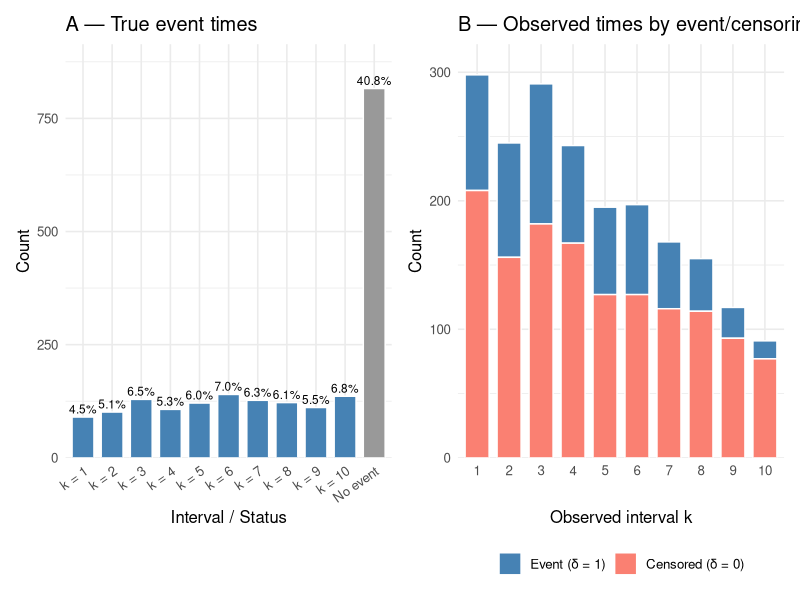
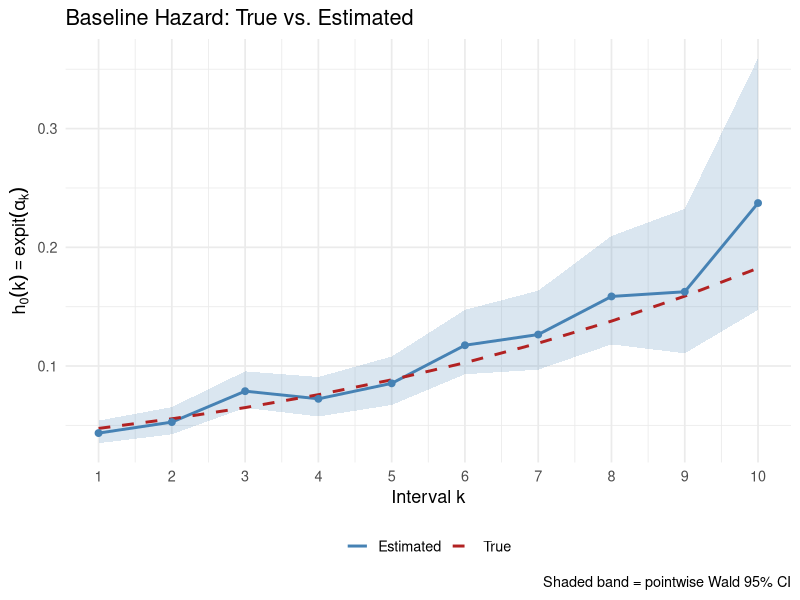
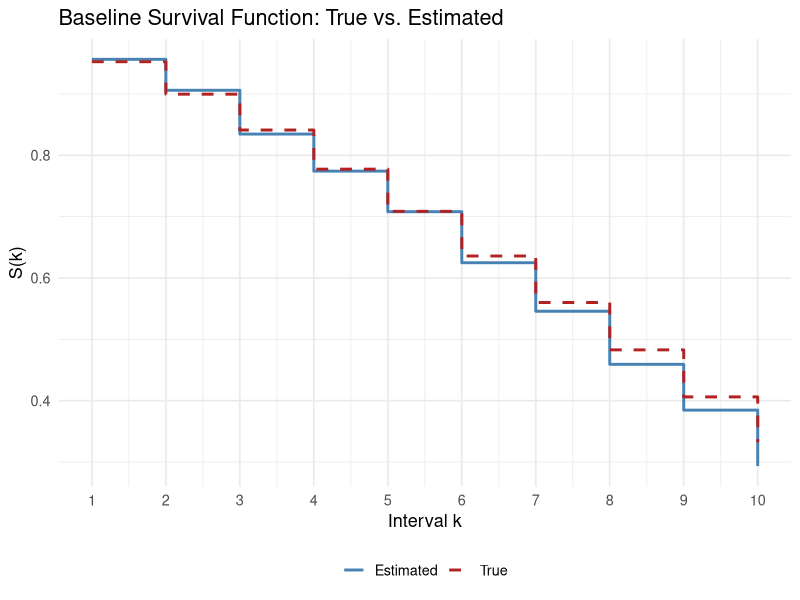

Write R code to recreate these figures, in order.
## ---- chunk 1
library(tidyverse)

set.seed(42)
## ---- chunk 2
n      <- 2000                              # number of individuals
K      <- 10                                # number of discrete time points

# Time-specific intercepts alpha_k (baseline log-odds of the hazard)
alpha  <- seq(-3, -1.5, length.out = K)

# Covariate coefficients
beta_x1 <-  0.8    # continuous covariate
beta_x2 <- -0.5    # binary covariate
## ---- chunk 3
X1 <- rnorm(n, mean = 0, sd = 1)      # continuous
X2 <- rbinom(n, size = 1, prob = 0.4) # binary
## ---- chunk 4
simulate_event_times <- function(n, K, alpha, beta_x1, beta_x2, X1, X2) {

  T_event <- rep(Inf, n)      # Inf = no event within [tau_1, tau_K]
  at_risk <- rep(TRUE, n)     # everyone starts at risk

  for (k in seq_len(K)) {

    # Linear predictor for interval k
    eta_k <- alpha[k] + beta_x1 * X1 + beta_x2 * X2

    # Discrete-time hazard h(k | X_i)
    h_k   <- plogis(eta_k)

    # Bernoulli trial only for individuals still at risk
    A_k   <- rbinom(n, size = 1, prob = h_k * at_risk)

    # Record event time for newly treated individuals
    T_event[A_k == 1 & at_risk] <- k

    # Remove newly treated from risk set
    at_risk <- at_risk & (A_k == 0)
  }

  return(T_event)
}

T_event <- simulate_event_times(n, K, alpha, beta_x1, beta_x2, X1, X2)

cat("Event rate (within follow-up):", round(mean(T_event <= K), 3), "\n")
## ---- chunk 5
C_time <- sample(1:K, n, replace = TRUE)   # censoring times

T_obs  <- pmin(T_event, C_time)            # observed time
delta  <- as.integer(T_event <= C_time)    # event indicator

cat("Observed event rate:", round(mean(delta), 3), "\n")
## ---- chunk 6
library(patchwork)

# --- Panel A: distribution of true event times ---
true_times_df <- tibble(
  T_true = T_event,
  label  = if_else(T_event <= K, paste0("k = ", T_event), "No event")
) |>
  mutate(label = factor(label,
                        levels = c(paste0("k = ", 1:K), "No event"))) |>
  count(label) |>
  mutate(pct = n / sum(n) * 100)

p1 <- ggplot(true_times_df, aes(x = label, y = n,
                                fill = label == "No event")) +
  geom_col(colour = "white", width = 0.75) +
  geom_text(aes(label = sprintf("%.1f%%", pct)),
            vjust = -0.4, size = 3) +
  scale_fill_manual(values = c("FALSE" = "steelblue", "TRUE" = "grey60"),
                    guide  = "none") +
  scale_y_continuous(expand = expansion(mult = c(0, 0.12))) +
  labs(
    title = "A — True event times",
    x     = "Interval / Status",
    y     = "Count"
  ) +
  theme_minimal(base_size = 12) +
  theme(axis.text.x = element_text(angle = 35, hjust = 1))

# --- Panel B: observed times stratified by event / censoring ---
obs_times_df <- tibble(
  interval = T_obs,
  status   = factor(delta, levels = c(1, 0),
                    labels = c("Event (\u03b4 = 1)", "Censored (\u03b4 = 0)"))
) |>
  count(interval, status)

p2 <- ggplot(obs_times_df, aes(x = factor(interval), y = n, fill = status)) +
  geom_col(colour = "white", width = 0.75, position = "stack") +
  scale_fill_manual(values = c("Event (\u03b4 = 1)"    = "steelblue",
                               "Censored (\u03b4 = 0)" = "salmon")) +
  scale_y_continuous(expand = expansion(mult = c(0, 0.08))) +
  labs(
    title = "B — Observed times by event/censoring status",
    x     = "Observed interval k",
    y     = "Count",
    fill  = NULL
  ) +
  theme_minimal(base_size = 12) +
  theme(legend.position = "bottom")

p1 + p2
## ---- chunk 7
expand_to_long <- function(id, T_obs, delta, X1, X2) {

  map_dfr(seq_along(id), function(i) {

    n_periods <- T_obs[i]
    if (n_periods == 0) return(NULL)

    intervals <- seq_len(n_periods)

    tibble(
      id       = id[i],
      interval = intervals,
      Y        = as.integer(intervals == T_obs[i] & delta[i] == 1),
      X1       = X1[i],
      X2       = X2[i]
    )
  })
}

long_df <- expand_to_long(
  id    = 1:n,
  T_obs = T_obs,
  delta = delta,
  X1    = X1,
  X2    = X2
)

cat("Rows in long format:", nrow(long_df),
    "(expected ~", sum(T_obs), ")\n")

glimpse(long_df)
## ---- chunk 8
long_df <- long_df |>
  mutate(interval_f = factor(interval, levels = 1:K))

fit_plr <- glm(
  Y ~ interval_f + X1 + X2 - 1,   # -1: factor supplies all intercepts
  data   = long_df,
  family = binomial(link = "logit")
)

summary(fit_plr)
## ---- chunk 9
coef_est <- coef(fit_plr)
ci       <- confint.default(fit_plr)  # Wald CIs

results <- tibble(
  parameter  = names(coef_est),
  true_value = c(alpha, beta_x1, beta_x2),
  estimate   = coef_est,
  lower      = ci[, 1],
  upper      = ci[, 2]
) |>
  mutate(
    covers_truth = lower <= true_value & true_value <= upper
  )

knitr::kable(results, digits = 3,
             caption = "Estimated vs. true parameters (Wald 95% CI)")
## ---- chunk 10
baseline <- results |>
  filter(str_detect(parameter, "interval_f")) |>
  mutate(
    k       = 1:K,
    h_true  = plogis(true_value),
    h_est   = plogis(estimate),
    h_lower = plogis(lower),
    h_upper = plogis(upper)
  )

ggplot(baseline, aes(x = k)) +
  geom_ribbon(aes(ymin = h_lower, ymax = h_upper),
              alpha = 0.2, fill = "steelblue") +
  geom_line(aes(y = h_est,  colour = "Estimated"), linewidth = 1) +
  geom_line(aes(y = h_true, colour = "True"),
            linewidth = 1, linetype = "dashed") +
  geom_point(aes(y = h_est), colour = "steelblue", size = 2) +
  scale_colour_manual(
    values = c("Estimated" = "steelblue", "True" = "firebrick")
  ) +
  scale_x_continuous(breaks = 1:K) +
  labs(
    title   = "Baseline Hazard: True vs. Estimated",
    x       = "Interval k",
    y       = expression(h[0](k) == expit(alpha[k])),
    colour  = NULL,
    caption = "Shaded band = pointwise Wald 95% CI"
  ) +
  theme_minimal(base_size = 13) +
  theme(legend.position = "bottom")
## ---- chunk 11
baseline <- baseline |>
  mutate(
    S_true = cumprod(1 - h_true),
    S_est  = cumprod(1 - h_est)
  )

ggplot(baseline, aes(x = k)) +
  geom_step(aes(y = S_est,  colour = "Estimated"), linewidth = 1) +
  geom_step(aes(y = S_true, colour = "True"),
            linewidth = 1, linetype = "dashed") +
  scale_colour_manual(
    values = c("Estimated" = "steelblue", "True" = "firebrick")
  ) +
  scale_x_continuous(breaks = 1:K) +
  labs(
    title  = "Baseline Survival Function: True vs. Estimated",
    x      = "Interval k",
    y      = "S(k)",
    colour = NULL
  ) +
  theme_minimal(base_size = 13) +
  theme(legend.position = "bottom")
